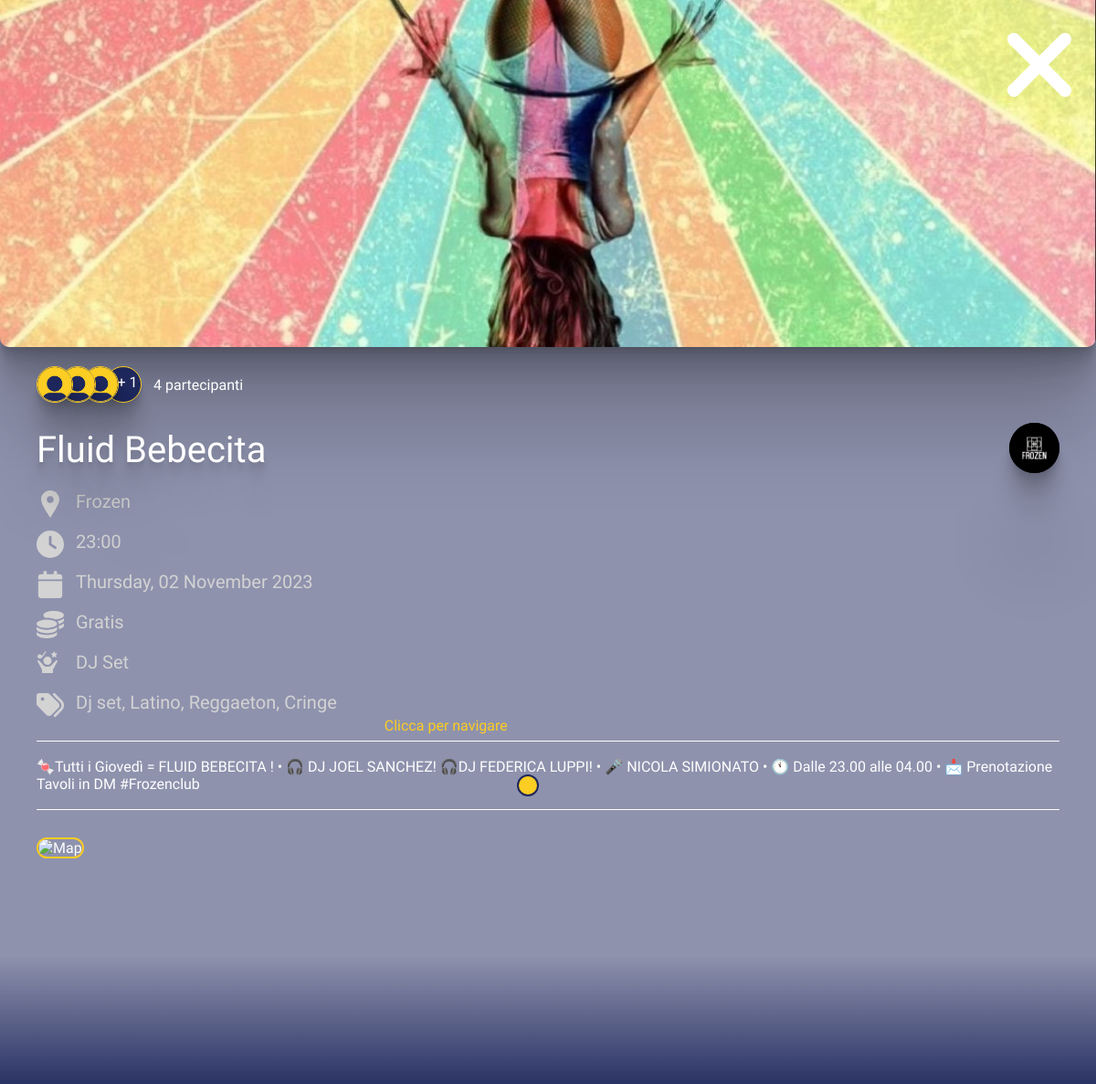
The page /eventi/36/ on the database its author committed.
### eventi/models.py (models this page shows, shortened)
class Evento(models.Model):
    name = models.CharField(max_length=200)
    location = models.CharField(max_length=200)
    address = models.CharField(max_length=200)
    cap = models.CharField(max_length=5)
    categoria = models.ForeignKey(
        Categoria, on_delete=models.CASCADE)
    data = models.DateField()
    time = models.TimeField()
    price = models.DecimalField(max_digits=10, decimal_places=2)
    special_guest = models.CharField(max_length=200, null=True, blank=True)
    description = models.TextField(null=True, blank=True)
    tags = models.CharField(max_length=200, null=True, blank=True)
    mappa_lat = models.FloatField(blank=True, null=True)
    mappa_long = models.FloatField(blank=True, null=True)
    image = models.ImageField(
        upload_to='eventi/immagini', null=True, blank=True)
    tickets_link = models.URLField(null=True, blank=True)
    info_phone_number = models.CharField(max_length=20, null=True, blank=True)
    class Meta:
        verbose_name_plural = "Eventi"
    def is_free(self):
        return self.price == 0
    def get_image_url(self):
        if self.image:
            return self.image.url
        elif self.image_url:
            return self.image_url
        else:
            return ''
    def data_evento_formattata_long(self):
        return self.data.strftime("%A, %d %B %Y").title()
    def formatted_tags(self):
        if not self.tags:
            return ''
        formatted_tags = ", ".join([tag.strip().capitalize()
                                   for tag in self.tags.split(",")])
        return formatted_tags
    def formatted_time(self):
        return self.time.strftime("%H:%M")
    def has_special_guest(self):
        return bool(self.special_guest)
    def get_organizzatore(self):
        organizer = Organizzatore.objects.filter(eventi=self).first()
        return organizer
    def is_past(self):
        return self.data < datetime.date.today()

class Categoria(models.Model):
    nome = models.CharField(max_length=100)
    emoji = models.CharField(max_length=10)
    def __str__(self):
        return self.nome
    class Meta:
        verbose_name_plural = "Categorie"

### utenti/models.py (models this page shows, shortened)
class Utente(AbstractUser):
    class Role(models.TextChoices):
        ORGANIZZATORE = 'organizzatore', 'Organizzatore'
        UTENTE_BASE = 'utente_base', 'Utente Base'
        ADMIN = 'admin', 'Admin'
    base_role = Role.UTENTE_BASE
    role = models.CharField('Role', max_length=50, choices=Role.choices)
    class Meta:
        verbose_name_plural = "Utenti"

class UtenteBase(models.Model):
    utente = models.OneToOneField(
        Utente, on_delete=models.CASCADE, related_name='utente_base', primary_key=True)
    nome = models.CharField(max_length=255, blank=True, null=True)
    dob = models.DateTimeField(blank=True, null=True)
    interests = models.ManyToManyField('eventi.Categoria', blank=True)
    img = models.ImageField(upload_to='utenti/', blank=True, null=True)
    cover_img = models.ImageField(upload_to='utenti/', blank=True, null=True)
    eventi_part = models.ManyToManyField('eventi.Evento', blank=True)
    private_future_events = models.BooleanField(default=False)
    amici = models.ManyToManyField('self', blank=True, symmetrical=True)
    class Meta:
        verbose_name_plural = "Utenti Base"

class Organizzatore(models.Model):
    utente = models.OneToOneField(
        Utente, on_delete=models.CASCADE, related_name='utente_organizzatore', primary_key=True)
    nome = models.CharField(max_length=255)
    img = models.ImageField(upload_to='organizzatori/')
    cover_img = models.ImageField(upload_to='organizzatori/', blank=True)
    eventi = models.ManyToManyField('eventi.Evento')
    base_role = Utente.Role.ORGANIZZATORE
    class Meta:
        verbose_name_plural = "Organizzatori"

### eventi/views.py (the view)
# urls.py: path('<int:evento_id>/', views.event_details, name='event_details'),
def event_details(request, evento_id):
    evento = Evento.objects.get(id=evento_id)
    lat = str(evento.mappa_lat)
    long = str(evento.mappa_long)
    participating_users_number = len(Utente.objects.filter(
        utente_base__eventi_part=evento))
    showed_users = Utente.objects.filter(
        utente_base__eventi_part=evento).order_by('?')[:3]
    partial_partecipanti_number = participating_users_number - 3
    if request.user.is_authenticated and request.user.role == 'utente_base':
        Click.objects.create(user=request.user, event=evento, organizzatore=evento.get_organizzatore())
        user_friends = request.user.utente_base.amici.all()
        participating_friends = user_friends.filter(eventi_part=evento).exclude(pk=request.user.utente_base.pk)
        context = {
        'evento': evento,
        'lat': lat,
        'long': long,
        'n_partecipanti': participating_users_number,
        'showed_users': showed_users,
        'n_parziale_partecipanti': partial_partecipanti_number,
        'participating_friends': participating_friends
        }
    else:
        context = {
            'evento': evento,
            'lat': lat,
            'long': long,
            'n_partecipanti': participating_users_number,
            'showed_users': showed_users,
            'n_parziale_partecipanti': partial_partecipanti_number,
        }
    return render(request, '../templates/eventi/templates/dettagli_evento.html', context)

### templates/eventi/templates/dettagli_evento.html (shortened to what this page needs)
{% extends "template.html" %} {% load static %} {% load mathfilters %} {% block title%} {{title}} {%endblock %} {% block css_link %}
<link
  rel="stylesheet"
  type="text/css"
  href="{% static 'eventi/css/event.css' %}"
/>
{% endblock %}  {% block content %}
<main>
  <div class="blur_overlay">
    <div class="scrollable">
      <div class="header_image">
        <div class="back">
          <a onclick="goBack();"></a>
        </div>
        <img src="{{evento.get_image_url}}" />
      </div>
      {% if n_partecipanti > 0 %}
      <div class="partecipants">
        {% if n_partecipanti <= 3 %}
        <div class="profile_images">
          {% for partecipante in showed_users %}
          <img
            src="{{ partecipante.utente_base.img.url }}"
            alt="profile_image"
            class="p_img"
          />
          {% endfor %} {% with offset=showed_users|length|sub:1 %}
          <div
            class="partecipants_number"
            style="left: {{ offset|mul:25|add:90 }}px; display: block; position: relative"
          >
            {% if n_partecipanti == 1 %}
                {{ n_partecipanti }} partecipante
            {% else %}
                {{ n_partecipanti }} partecipanti
            {% endif %}
          </div>
          {% endwith %}
        </div>
        {% else %}
        <div class="profile_images">
          {% for partecipante in showed_users %}
          <img
            src="{{ partecipante.utente_base.img.url }}"
            alt="profile_image"
            class="p_img"
          />
          {% endfor %}
          <div class="others_friends p_img">
            + {{ n_parziale_partecipanti }}
          </div>
          <div class="partecipants_number">
            {{ n_partecipanti }} partecipanti
          </div>
        </div>
        {% endif %}
      </div>
      {% endif %}
      <div class="main_info">
        <div class="title_n_image">
          <div class="title">{{evento.name}}</div>
          <div class="image">
            <a
              id="profile-link"
              href="/user/profile/{{evento.get_organizzatore.utente.username}}"
            >
              <img
                src="{{ evento.get_organizzatore.utente.utente_organizzatore.img.url }}"
                alt="logo_locale"
              />
            </a>
          </div>
        </div>
        <div class="infos">
          <div class="location single_info">
            <div class="icon">
              <svg
                xmlns="http://www.w3.org/2000/svg"
                width="24"
                height="24"
                viewBox="0 0 24 24"
              >
                <path
                  d="M12 0c-4.198 0-8 3.403-8 7.602 0 4.198 3.469 9.21 8 16.398 4.531-7.188 8-12.2 8-16.398 0-4.199-3.801-7.602-8-7.602zm0 11c-1.657 0-3-1.343-3-3s1.343-3 3-3 3 1.343 3 3-1.343 3-3 3z"
                />
              </svg>
            </div>
            <div class="text">{{evento.location}}</div>
          </div>
          <div class="time single_info">
            <div class="icon">
            </div>
            <div class="text">{{evento.formatted_time}}</div>
          </div>
          <div class="date single_info">
            <div class="icon">
              <svg xmlns="http://www.w3.org/2000/svg" viewBox="0 0 448 512">
                <path
                  d="M96 32V64H48C21.5 64 0 85.5 0 112v48H448V112c0-26.5-21.5-48-48-48H352V32c0-17.7-14.3-32-32-32s-32 14.3-32 32V64H160V32c0-17.7-14.3-32-32-32S96 14.3 96 32zM448 192H0V464c0 26.5 21.5 48 48 48H400c26.5 0 48-21.5 48-48V192z"
                ></path>
              </svg>
            </div>
            <div class="text">{{evento.data_evento_formattata_long}}</div>
          </div>
          <div class="price single_info">
            <div class="icon">
            </div>
            {% if evento.is_free %}
            <div class="text">Gratis</div>
            {% else %}
            <div class="text">{{evento.format_price}}</div>
            {% endif %}
          </div>
          <div class="category single_info">
            <div class="icon">
            </div>
            <div class="text">{{evento.categoria}}</div>
          </div>
          <div class="tags single_info">
            <div class="icon">
            </div>
            <div class="text">{{evento.formatted_tags}}</div>
          </div>
        </div>
      </div>
      <div class="description">
        <p class="content">{{evento.description}}</p>
      </div>
      <div class="map_container">
        <img
          class="map"
          src="https://api.mapbox.com/styles/v1/mapbox/dark-v10/static/{{long}},{{lat}},14,0/500x300?access_token=pk.eyJ1Ijoibm9mbHlmcmUiLCJhIjoiY2xoamZ5eGFmMGI5ZzNyb3h0ZDN0NjhhcSJ9.qq8uvd4j2EwUInsWlaJ7eQ"
          alt="Map"
        />
        <div class="map-infos">
          <a
            href="https://www.google.com/maps/dir/?api=1&origin=&destination={{evento.location}}+{{evento.address}}"
            target="_blank"
          ></a>
          <div class="point-marker"></div>
          <div class="disclaimer">
            <p>Clicca per navigare</p>
          </div>
        </div>
      </div>
      {% if not evento.is_past %}
      <div class="action-buttons-container">
           {% endif %}
      </div>
    </div>
  </div>
</main>
{% endblock %}

### templates/template.html (shortened to what this page needs)
{% load static %}
<!DOCTYPE html>
<html lang="it">
  <head>
    <link rel="stylesheet" href="{% static 'css/notifications.css' %}" />
    {% block css_link %} {% endblock %} {% block script %}{% endblock %}
  </head>
  <body>
    <div class="scrollable_page">{% block content %} {% endblock %}</div>
  </body>
</html>

### static/css/notifications.css (style rules this page uses)
main { margin-bottom: 110px; }

### rows shown on the page
Evento: get_image_url (picture), name "Fluid Bebecita", get_organizzatore.utente.utente_organizzatore.img (picture), location "Frozen", formatted_time "23:00", data_evento_formattata_long "Thursday, 02 November 2023", categoria "DJ Set", formatted_tags "Dj set, Latino, Reggaeton, Cringe", description "🍬Tutti i Giovedì = FLUID BEBECITA !⁣⁣⁣⁣⁣⁣⁣⁣ ⁣⁣⁣⁣⁣⁣⁣⁣• 🎧 DJ JOEL SANCHEZ! 🎧DJ FEDERICA LUPPI! • 🎤 NICOLA SIMIONATO • 🕚 Dalle 23.00 alle 04.00 • 📩 Prenotazione Tavoli in DM #Frozenclub"
Utente: utente_base.img (placeholder picture)
Utente: utente_base.img (placeholder picture)
Utente: utente_base.img (placeholder picture)

### other values the page prints
{{ n_parziale_partecipanti }} "1"
{{ n_partecipanti }} "4"
